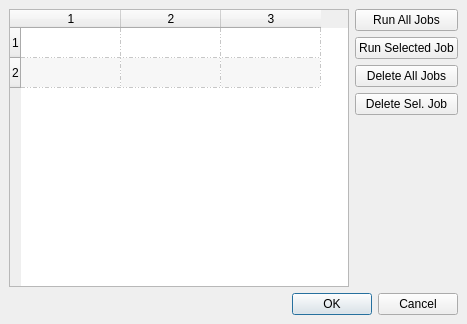
<ui version="4.0" >
 <class>Jobs</class>
 <widget class="QDialog" name="Jobs" >
  <property name="geometry" >
   <rect>
    <x>0</x>
    <y>0</y>
    <width>467</width>
    <height>324</height>
   </rect>
  </property>
  <property name="windowTitle" >
   <string>Jobs</string>
  </property>
  <layout class="QGridLayout" >
   <property name="margin" >
    <number>9</number>
   </property>
   <property name="spacing" >
    <number>6</number>
   </property>
   <item row="4" column="1" >
    <spacer>
     <property name="orientation" >
      <enum>Qt::Vertical</enum>
     </property>
     <property name="sizeHint" >
      <size>
       <width>20</width>
       <height>40</height>
      </size>
     </property>
    </spacer>
   </item>
   <item row="3" column="1" >
    <widget class="QPushButton" name="pushButtonDeleteOne" >
     <property name="text" >
      <string>Delete Sel. Job</string>
     </property>
    </widget>
   </item>
   <item row="2" column="1" >
    <widget class="QPushButton" name="pushButtonDeleteAll" >
     <property name="text" >
      <string>Delete All Jobs</string>
     </property>
    </widget>
   </item>
   <item row="0" column="1" >
    <widget class="QPushButton" name="pushButtonRunAll" >
     <property name="text" >
      <string>Run All Jobs</string>
     </property>
    </widget>
   </item>
   <item row="1" column="1" >
    <widget class="QPushButton" name="pushButtonRunOne" >
     <property name="text" >
      <string>Run Selected Job</string>
     </property>
    </widget>
   </item>
   <item row="5" column="0" colspan="2" >
    <widget class="QDialogButtonBox" name="buttonBox" >
     <property name="orientation" >
      <enum>Qt::Horizontal</enum>
     </property>
     <property name="standardButtons" >
      <set>QDialogButtonBox::Cancel|QDialogButtonBox::NoButton|QDialogButtonBox::Ok</set>
     </property>
    </widget>
   </item>
   <item rowspan="5" row="0" column="0" >
    <widget class="QTableWidget" name="tableWidget" >
     <property name="frameShadow" >
      <enum>QFrame::Sunken</enum>
     </property>
     <property name="lineWidth" >
      <number>1</number>
     </property>
     <property name="tabKeyNavigation" >
      <bool>true</bool>
     </property>
     <property name="alternatingRowColors" >
      <bool>true</bool>
     </property>
     <property name="selectionMode" >
      <enum>QAbstractItemView::SingleSelection</enum>
     </property>
     <property name="selectionBehavior" >
      <enum>QAbstractItemView::SelectRows</enum>
     </property>
     <property name="textElideMode" >
      <enum>Qt::ElideNone</enum>
     </property>
     <property name="showGrid" >
      <bool>true</bool>
     </property>
     <property name="gridStyle" >
      <enum>Qt::DashDotDotLine</enum>
     </property>
     <property name="rowCount" >
      <number>2</number>
     </property>
     <property name="columnCount" >
      <number>3</number>
     </property>
     <row/>
     <row/>
     <column/>
     <column/>
     <column/>
    </widget>
   </item>
  </layout>
 </widget>
 <resources/>
 <connections>
  <connection>
   <sender>buttonBox</sender>
   <signal>accepted()</signal>
   <receiver>Jobs</receiver>
   <slot>accept()</slot>
   <hints>
    <hint type="sourcelabel" >
     <x>248</x>
     <y>254</y>
    </hint>
    <hint type="destinationlabel" >
     <x>157</x>
     <y>274</y>
    </hint>
   </hints>
  </connection>
  <connection>
   <sender>buttonBox</sender>
   <signal>rejected()</signal>
   <receiver>Jobs</receiver>
   <slot>reject()</slot>
   <hints>
    <hint type="sourcelabel" >
     <x>316</x>
     <y>260</y>
    </hint>
    <hint type="destinationlabel" >
     <x>286</x>
     <y>274</y>
    </hint>
   </hints>
  </connection>
 </connections>
</ui>
